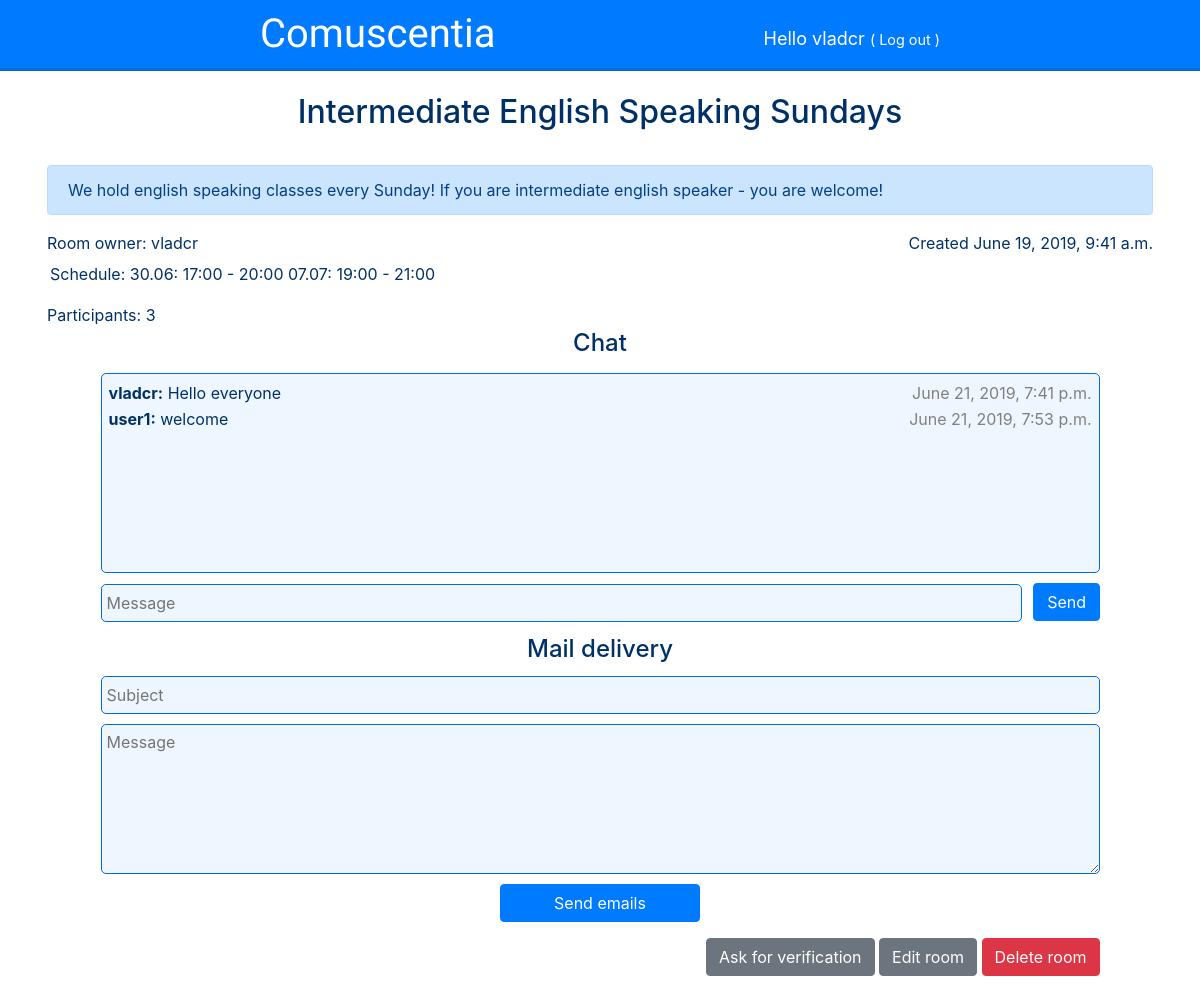
Before: /room/1/ (signed in) with the older database file.
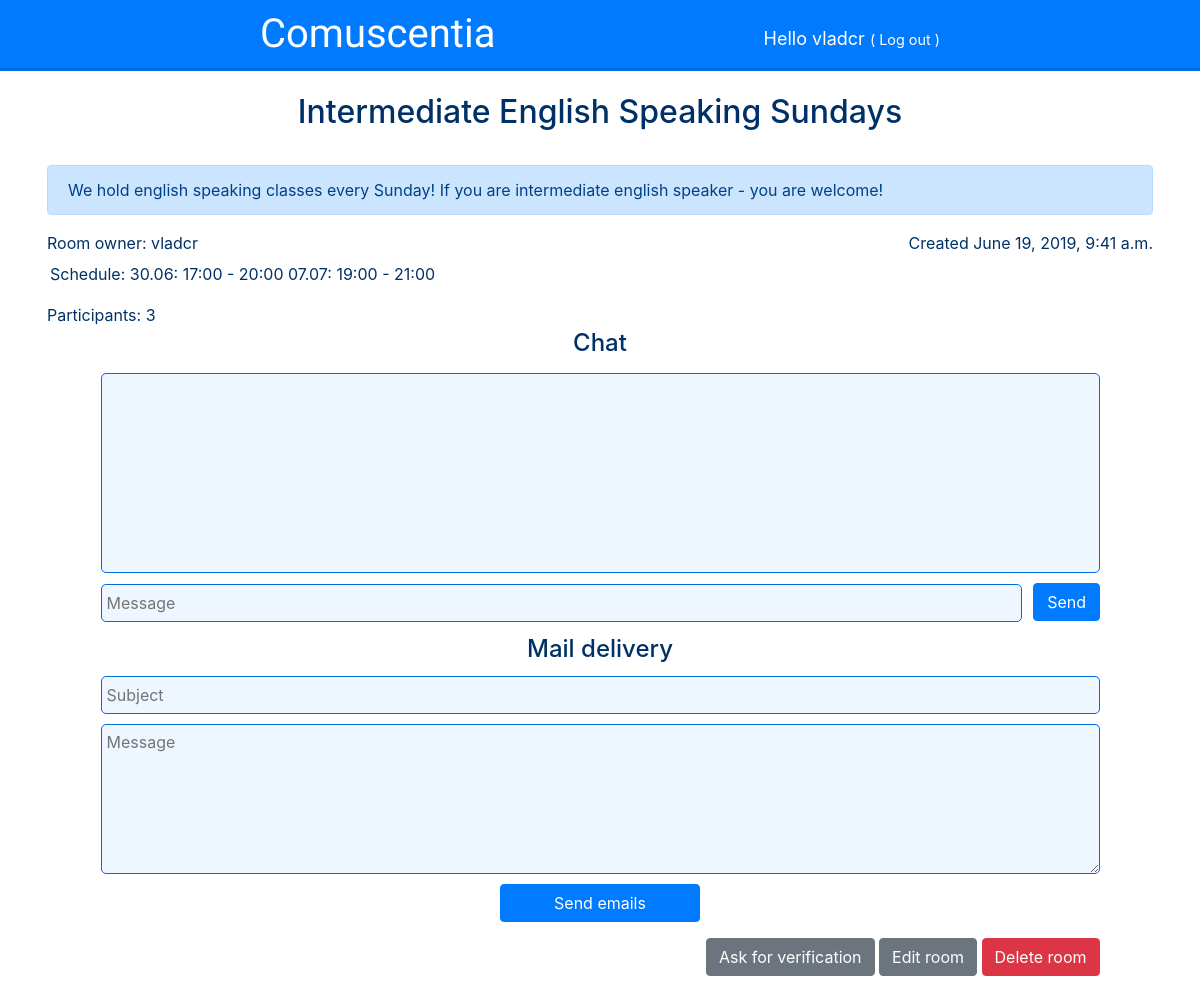
After: the same page with the newer database file.
### comuscentia/models.py (models this page shows, shortened)
class Message(models.Model):
	room = models.ForeignKey(Room, on_delete=models.CASCADE)
	author = models.ForeignKey(settings.AUTH_USER_MODEL, on_delete=models.CASCADE) # messages delete when user deletes
	message = models.TextField(max_length=10000)
	time = models.DateTimeField(default=timezone.now)

### comuscentia/views.py (the view, shortened to what this page needs)
# urls.py: path('room/<int:pk>/', views.room, name='room'),
@login_required
def room(request, pk):
	room = get_object_or_404(Room, pk=pk)
	if request.method == "POST" and request.is_ajax():
		msg = Message.objects.create(author = request.user, time = timezone.now(), room = room)
		msg.message = request.POST.get('msg')
		msg.save()
		room.msgs += 1
		room.save()
		if msg:
			new_msg = {}
			new_msg['author'] = msg.author.username
			new_msg['msg'] = msg.message
			new_msg['time'] = msg.time.strftime("%B %d, %Y, %I:%M %p")
			print(new_msg)
			return JsonResponse(new_msg)
		else:
			print("send 404")
			return JsonResponse(status=404)
	else:
		participations = Participation.objects.filter(room=room)
		messages = Message.objects.filter(room=room)
		subscribers = [participation.user for participation in participations] # subscribers list
		count = participants(room)
		mesForm = MessageForm()
		mailForm = MailingForm()
		asked4verif = False
		if Verification.objects.filter(room=room):
			asked4verif = True
		return render(request, 'comuscentia/room.html', {'room': room, 'count': count, 'participants': subscribers, 'messages': messages, 'mesForm': mesForm, 'mailForm': mailForm, 'asked4verif': asked4verif})

### comuscentia/forms.py
class MessageForm(forms.Form):
	message_field = forms.CharField(label="", max_length=10000, widget=forms.TextInput(attrs={'id':'message_field', 'placeholder': 'Message'}))

class MailingForm(forms.Form):
	subject_field = forms.CharField(label="", widget=forms.TextInput(attrs={'id':'subject_field', 'placeholder': 'Subject'}))
	mail_field = forms.CharField(label="", widget=Textarea(attrs={'id':'mail_field', 'placeholder': 'Message'}))

### comuscentia/views.py (called while the page is built)
def participants(room):
	return len(Participation.objects.filter(room=room))

### comuscentia/templates/comuscentia/room.html (shortened to what this page needs)
{% extends 'comuscentia/base.html' %}
{% load markup_tags %}
{% block content %}
	<h2 class='title'>{{ room.title }}</h2><br>
	<div class="content container">
    	<p class="alert alert-primary">{{ room.description|linebreaksbr }}</p>
        <p>Room owner: {{ room.owner }}     <span style='float: right;'>Created {{ room.created_date }}</span></p>
    	<div class='room'>{{ room.textblock|apply_markup:"textile" }}</div>
        <p id="participants">Participants: {{ count }}</p>
    {% if user in participants %}
        <h4 class='center'>Chat</h4>
        <div id="chat">
            {% for msg in messages %}
            <p class="message"><b>{{ msg.author }}:</b> {{ msg.message }} <span style='float: right; color: grey;'>{{ msg.time }}</span></p>
            {% endfor %}
        </div>
        <form method="post" id="message_form">
            {{ mesForm.as_table }}
            <input class="btn btn-primary" id='send' type="submit" value="Send">
        </form>
    {% endif %}
    {% if user == room.owner %}
        {% if count > 1 %}
        <h4 class='center'>Mail delivery</h4>
        <form method="post" id="mailing_form">
            {{ mailForm.as_table }}
            <input class="btn btn-primary" id="send_emails" type="submit" value="Send emails">
        </form>
        {% endif %}
        <div class="down_right">
        {% if not room.verificated and not asked4verif %}
        <form method="post" id="verification_form">
            <input class="btn btn-secondary" id="verification" type="submit" value="Ask for verification">
        </form>
        {% endif %}
        <a class="btn btn-secondary" href="{% url 'edit_room' pk=room.pk %}">Edit room</a>
        <a class="btn btn-danger" href="{% url 'delete' pk=room.pk %}">Delete room</a>
        </div>
    {% endif %}
	</div>
{% endblock %}
{% block javascript %}
{% load static %}
{% endblock %}

Changed rows visible on the page:
removed Message: author "vladcr", message "Hello everyone", time "June 21, 2019, 7:41 p.m."
removed Message: author "user1", message "welcome", time "June 21, 2019, 7:53 p.m."
